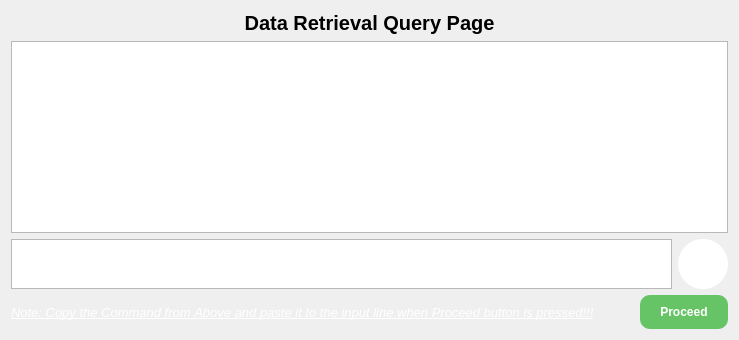
             <widget class="QWidget" name="page_3">
              <layout class="QGridLayout" name="gridLayout_5">
               <item row="0" column="0">
                <layout class="QVBoxLayout" name="verticalLayout_7">
                 <item>
                  <widget class="QLabel" name="select_ai_label">
                   <property name="font">
                    <font>
                     <pointsize>15</pointsize>
                     <weight>75</weight>
                     <bold>true</bold>
                    </font>
                   </property>
                   <property name="text">
                    <string>Data Retrieval Query Page</string>
                   </property>
                   <property name="alignment">
                    <set>Qt::AlignCenter</set>
                   </property>
                  </widget>
                 </item>
                 <item>
                  <widget class="QTextEdit" name="select_ai_result">
                   <property name="font">
                    <font>
                     <pointsize>14</pointsize>
                    </font>
                   </property>
                   <property name="frameShape">
                    <enum>QFrame::StyledPanel</enum>
                   </property>
                   <property name="readOnly">
                    <bool>true</bool>
                   </property>
                  </widget>
                 </item>
                </layout>
               </item>
               <item row="1" column="0">
                <layout class="QHBoxLayout" name="horizontalLayout_7">
                 <item>
                  <widget class="QTextEdit" name="select_ai_input">
                   <property name="sizePolicy">
                    <sizepolicy hsizetype="Expanding" vsizetype="Minimum">
                     <horstretch>0</horstretch>
                     <verstretch>0</verstretch>
                    </sizepolicy>
                   </property>
                   <property name="minimumSize">
                    <size>
                     <width>0</width>
                     <height>30</height>
                    </size>
                   </property>
                   <property name="maximumSize">
                    <size>
                     <width>16777215</width>
                     <height>100</height>
                    </size>
                   </property>
                   <property name="font">
                    <font>
                     <pointsize>12</pointsize>
                    </font>
                   </property>
                   <property name="html">
                    <string>&lt;!DOCTYPE HTML PUBLIC &quot;-//W3C//DTD HTML 4.0//EN&quot; &quot;http://www.w3.org/TR/REC-html40/strict.dtd&quot;&gt;
&lt;html&gt;&lt;head&gt;&lt;meta name=&quot;qrichtext&quot; content=&quot;1&quot; /&gt;&lt;style type=&quot;text/css&quot;&gt;
p, li { white-space: pre-wrap; }
&lt;/style&gt;&lt;/head&gt;&lt;body style=&quot; font-family:'MS Shell Dlg 2'; font-size:12pt; font-weight:400; font-style:normal;&quot;&gt;
&lt;p style=&quot;-qt-paragraph-type:empty; margin-top:0px; margin-bottom:0px; margin-left:0px; margin-right:0px; -qt-block-indent:0; text-indent:0px; font-size:10pt;&quot;&gt;&lt;br /&gt;&lt;/p&gt;&lt;/body&gt;&lt;/html&gt;</string>
                   </property>
                  </widget>
                 </item>
                 <item>
                  <widget class="QPushButton" name="select_ai_btn">
                   <property name="styleSheet">
                    <string notr="true">QPushButton {
    background-color: #fff;     /* Button background */
    border-radius: 25px;           /* Half of width/height for perfect circle */
    min-width: 50px;
    min-height: 50px;
    color: white;                  /* Text color */
    font-weight: bold;
    border: none;
}

QPushButton:hover {
    background-color: 	#A9A9A9;     /* Hover effect */
}

QPushButton:pressed {
    background-color:#696969;     /* Pressed effect */
}
</string>
                   </property>
                   <property name="text">
                    <string/>
                   </property>
                   <property name="icon">
                    <iconset resource="resource.qrc">
                     <normaloff>:/newPrefix/icons/arrow-up.png</normaloff>:/newPrefix/icons/arrow-up.png</iconset>
                   </property>
                   <property name="iconSize">
                    <size>
                     <width>20</width>
                     <height>20</height>
                    </size>
                   </property>
                  </widget>
                 </item>
                </layout>
               </item>
               <item row="2" column="0">
                <layout class="QHBoxLayout" name="horizontalLayout_8">
                 <item>
                  <widget class="QLabel" name="select_manual_label">
                   <property name="font">
                    <font>
                     <pointsize>10</pointsize>
                     <weight>50</weight>
                     <italic>true</italic>
                     <bold>false</bold>
                     <underline>true</underline>
                     <strikeout>false</strikeout>
                     <kerning>false</kerning>
                    </font>
                   </property>
                   <property name="styleSheet">
                    <string notr="true">color: #fff</string>
                   </property>
                   <property name="text">
                    <string>Note: Copy the Command from Above and paste it to the input line when Proceed button is pressed!!!</string>
                   </property>
                  </widget>
                 </item>
                 <item>
                  <spacer name="horizontalSpacer_2">
                   <property name="orientation">
                    <enum>Qt::Horizontal</enum>
                   </property>
                   <property name="sizeHint" stdset="0">
                    <size>
                     <width>40</width>
                     <height>20</height>
                    </size>
                   </property>
                  </spacer>
                 </item>
                 <item>
                  <widget class="QPushButton" name="select_proceed_btn">
                   <property name="font">
                    <font>
                     <pointsize>-1</pointsize>
                     <weight>75</weight>
                     <bold>true</bold>
                    </font>
                   </property>
                   <property name="styleSheet">
                    <string notr="true">QPushButton {
        background-color: #66C466;  /* Darker Green background */
        color: white;  /* White text */
        font-size: 12px;  /* Increased text size */
        padding: 10px 20px;  /* Increased padding for larger button */
        border-radius: 10px;  /* Rounded corners */
        border: none;  /* Remove border */
    }
    QPushButton:hover {
        background-color: #5FB55F;  /* Slightly darker green on hover */
    }
    QPushButton:pressed {
        background-color: #4CAF50;  /* Even darker green when clicked */
    }</string>
                   </property>
                   <property name="text">
                    <string>Proceed</string>
                   </property>
                  </widget>
                 </item>
                </layout>
               </item>
              </layout>
             </widget>
